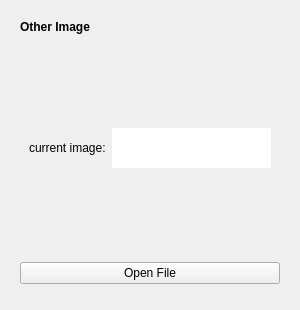
<?xml version="1.0" encoding="UTF-8"?>
<ui version="4.0">
 <class>ImageCaculateComponent</class>
 <widget class="QWidget" name="ImageCaculateComponent">
  <property name="geometry">
   <rect>
    <x>0</x>
    <y>0</y>
    <width>300</width>
    <height>310</height>
   </rect>
  </property>
  <property name="maximumSize">
   <size>
    <width>400</width>
    <height>16777215</height>
   </size>
  </property>
  <property name="windowTitle">
   <string>Form</string>
  </property>
  <layout class="QVBoxLayout" name="verticalLayout_2">
   <item>
    <widget class="QWidget" name="widget" native="true">
     <layout class="QVBoxLayout" name="verticalLayout">
      <item>
       <widget class="QLabel" name="label">
        <property name="font">
         <font>
          <bold>true</bold>
         </font>
        </property>
        <property name="text">
         <string>Other Image</string>
        </property>
       </widget>
      </item>
      <item>
       <widget class="QWidget" name="widget_2" native="true">
        <layout class="QHBoxLayout" name="horizontalLayout">
         <item>
          <widget class="QLabel" name="label_2">
           <property name="text">
            <string>current image:</string>
           </property>
          </widget>
         </item>
         <item>
          <widget class="QTextBrowser" name="currentImg">
           <property name="maximumSize">
            <size>
             <width>16777215</width>
             <height>40</height>
            </size>
           </property>
           <property name="frameShape">
            <enum>QFrame::NoFrame</enum>
           </property>
           <property name="frameShadow">
            <enum>QFrame::Plain</enum>
           </property>
          </widget>
         </item>
        </layout>
       </widget>
      </item>
      <item>
       <widget class="QPushButton" name="openfile">
        <property name="text">
         <string>Open File</string>
        </property>
       </widget>
      </item>
     </layout>
    </widget>
   </item>
   <item>
    <widget class="QWidget" name="attributeWidget" native="true"/>
   </item>
  </layout>
 </widget>
 <resources/>
 <connections/>
</ui>
